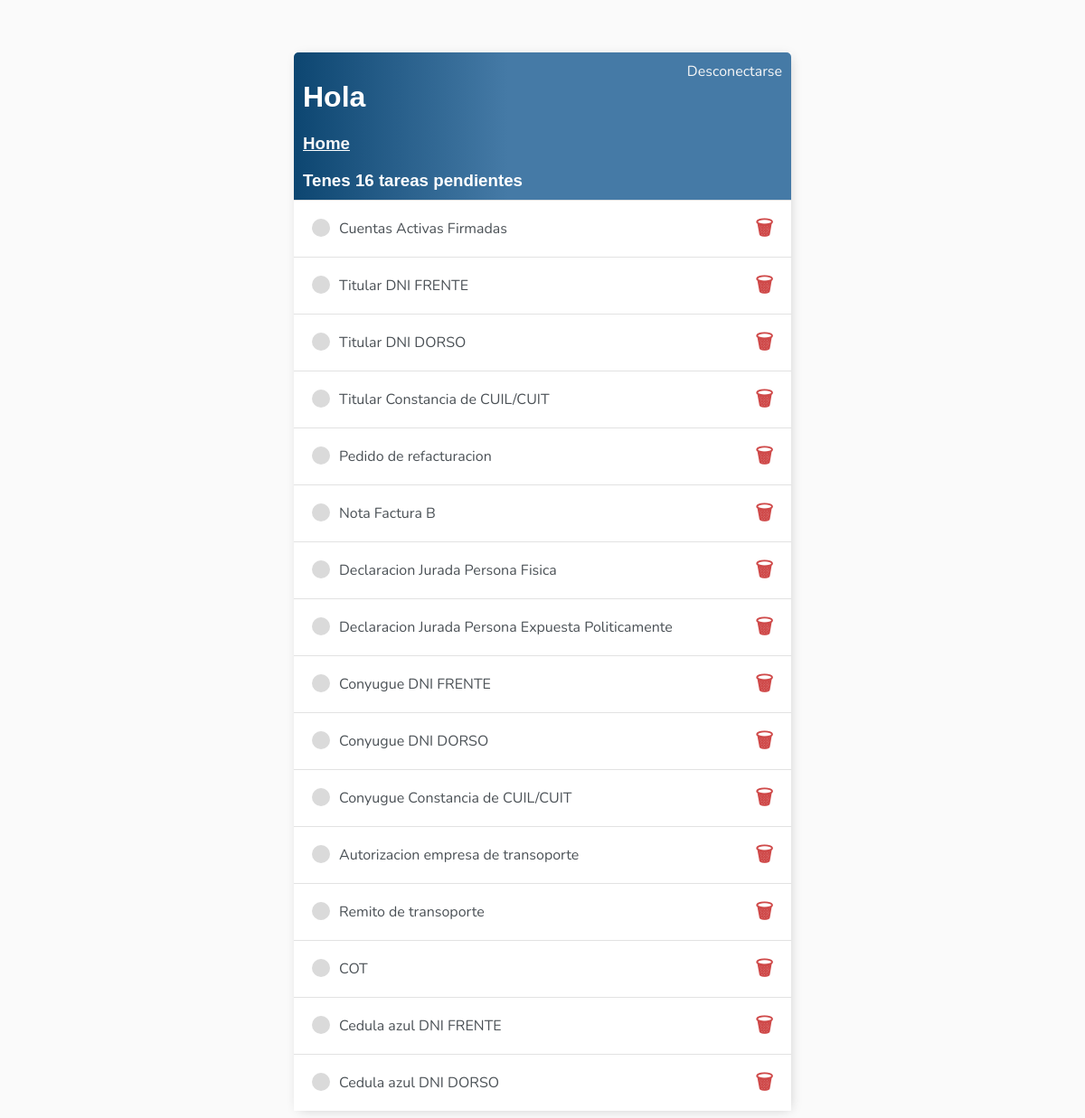
Screenshot of /tareas/ (signed in) with the database file from the repository.
### tareas/models.py (models this page shows, shortened)
class Tareas(models.Model):
    user = models.ForeignKey(User, on_delete=models.CASCADE,null=True,blank=True)
    titulo = models.CharField(max_length=200)
    descripcion = models.TextField(null=True,blank=True)
    descarga = models.FileField(null=True,blank=True)
    adjunto = models.FileField(blank=True,null=True,upload_to=save_path)
    completo = models.BooleanField(default=False)
    actualizado = models.DateField(auto_now=True) # fecha de actualizacion para
    creado = models.DateField(auto_now_add=True)
    pv = models.ForeignKey(Preventa, on_delete=models.CASCADE, null=True,blank=True)
    tipo_doc = models.ForeignKey(TipoDoc, null=True, blank=True, on_delete=models.SET_NULL)
    carga_crm = models.BooleanField(default=False)
    def __str__(self) -> str:
        return self.titulo
    class Meta:
        ordering = ['completo']
        verbose_name = 'tarea'
        verbose_name_plural = 'tareas'

### tareas/views.py (the view)
# urls.py: path('',ListaTareas.as_view(),name='tareas'),
class ListaTareas(LoginRequiredMixin, ListView):
    model = Tareas
    context_object_name = 'tareas'
    def get_context_data(self, **kwargs: Any) -> Dict[str, Any]:
        context = super().get_context_data(**kwargs)
        context['tareas'] = context['tareas'].filter(user=self.request.user)
        context['cantidad'] = context['tareas'].filter(completo=False).count()
        return context

### tareas/templates/tareas/tareas_list.html
{% extends 'tareas/base.html' %}
{% block content %}
<div class="header-bar">
    <div>
        <div >
            <h1>Hola {{request.user.first_name|title}}</h1>
            <u><a href="{% url 'home' %}"><h3 style="margin-right: 20px; display: flex;">Home</h3></a></u>
            <h3 style="margin:0"> Tenes {{cantidad}} tarea{{cantidad|pluralize:"s" }} pendientes</h3>
        </div>
    </div>
    {% if request.user.is_authenticated %}
    <a href="{% url 'logout' %}">Desconectarse</a>
    {% else %}
    <a href="{% url 'login' %}">Conectarse</a>
    {% endif %}
</div>
<div class="task-items-wraper">
    {% for tarea in tareas %}
        <div class="task-wraper">
            {% if tarea.completo %}
                <div class="task-title" >
                    <div class="task-complete-icon"></div>
                    <i><s><a href="{% url 'actualizar-tarea' tarea.id %}">{{tarea}}</a></s></i>
                </div>
                <a class="delete-link" href="{% url 'eliminar-tarea' tarea.id %}">&#215;</a>
            {% else %}
                <div class="task-title">
                    <div class="task-incomplete-icon"></div>
                    <a href="{% url 'actualizar-tarea' tarea.id %}">{{tarea}}</a>
                </div>
                <a class="delete-link" href="{% url 'eliminar-tarea' tarea.id %}">&#128465;</a>
                {% endif %}
        </div>
        {% empty %}
        <h3>Sin tareas pendientes</h3>
        {% endfor %}
</div>
{% endblock content%}

### tareas/templates/tareas/base.html (style rules this page uses)
body { background-color: #FAFAFA; font-family: 'Nunito', sans-serif; padding-top: 50px; }
h1, h2, h3, h4, h5, h6 { font-family: 'Raleway', sans-serif; }
a, p,li { color: #4b5156; }
.header-bar { display: flex; justify-content: space-between; color: #fff; padding: 10px; border-radius: 5px 5px 0 0; background: linear-gradient(90deg, #0d4671 0%, #457aa6 43%, #457aa6 100%); }
.header-bar a { color: #f7f7f7; text-decoration: none; }
.task-wraper { display: flex; align-items: center; justify-content: space-between; padding: 20px; background-color: #fff; border-top: 1px solid #e2e2e2; }
.task-title { display: flex; }
.task-title a { text-decoration: none; color: #4b5156; margin-left: 10px; }
.task-incomplete-icon { height: 20px; width: 20px; background-color: #dadada; border-radius: 50%; }
.delete-link { text-decoration: none; font-weight: 900; color: #cf4949; font-size: 22px; line-height: 0; }

### rows the page displays
Tareas: titulo "Cuentas Activas Firmadas"
Tareas: titulo "Titular DNI FRENTE"
Tareas: titulo "Titular DNI DORSO"
Tareas: titulo "Titular Constancia de CUIL/CUIT"
Tareas: titulo "Pedido de refacturacion"
Tareas: titulo "Nota Factura B"
Tareas: titulo "Declaracion Jurada Persona Fisica"
Tareas: titulo "Declaracion Jurada Persona Expuesta Politicamente"
Tareas: titulo "Conyugue DNI FRENTE"
Tareas: titulo "Conyugue DNI DORSO"
Tareas: titulo "Conyugue Constancia de CUIL/CUIT"
Tareas: titulo "Autorizacion empresa de transoporte"
Tareas: titulo "Remito de transoporte"
Tareas: titulo "COT"
Tareas: titulo "Cedula azul DNI FRENTE"
Tareas: titulo "Cedula azul DNI DORSO"

### other values shown
{{ cantidad }} "16"
